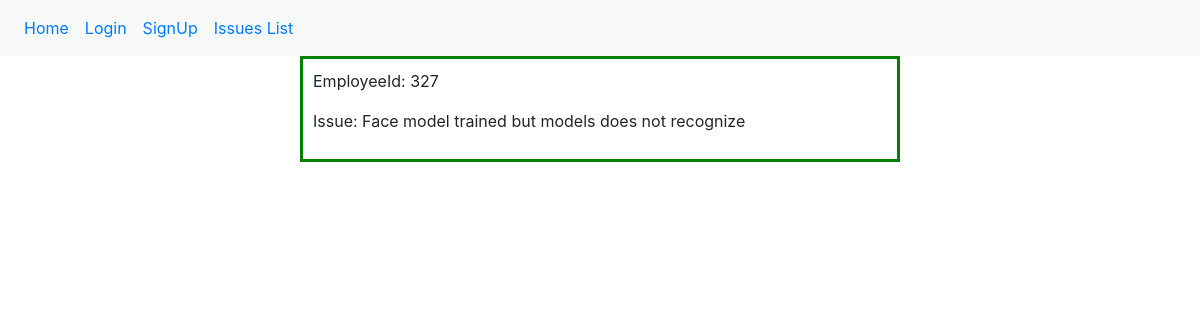
Screenshot of /issue/issueDetail/5 with the database file from the repository.
### IssuesReport/models.py (models this page shows, shortened)
class Issue(models.Model):
    employeeId = models.ForeignKey(CustomUser, on_delete= models.CASCADE)
    issue = models.CharField(max_length=200, choices = issues, default=' ')

### users/models.py (models this page shows)
class CustomUser(AbstractUser):
    employeeId = models.IntegerField(null = True, blank = True )
    def __str__(self):
        return str(self.employeeId)

### IssuesReport/views.py (the view)
# urls.py: path('issueDetail/<int:pk>',IssueDetail.as_view(), name='issueDetail'),
class IssueDetail(DetailView):
    model = Issue
    template_name = 'issueDetail.html'

### IssuesReport/templates/issueDetail.html (shortened to what this page needs)
{% extends 'base.html' %}
{% block content %}
    <div class="center">
        <p>EmployeeId: {{issue.employeeId}}</p>
        <p>Issue: {{issue.issue}}</p>
    </div>
{% endblock %}

### users/static/css/base.css (style rules this page uses)
.center { margin: auto; width: 50%; border: 3px solid green; padding: 10px; }

### rows the page displays
Issue: employeeId "327", issue "Face model trained but models does not recognize"
